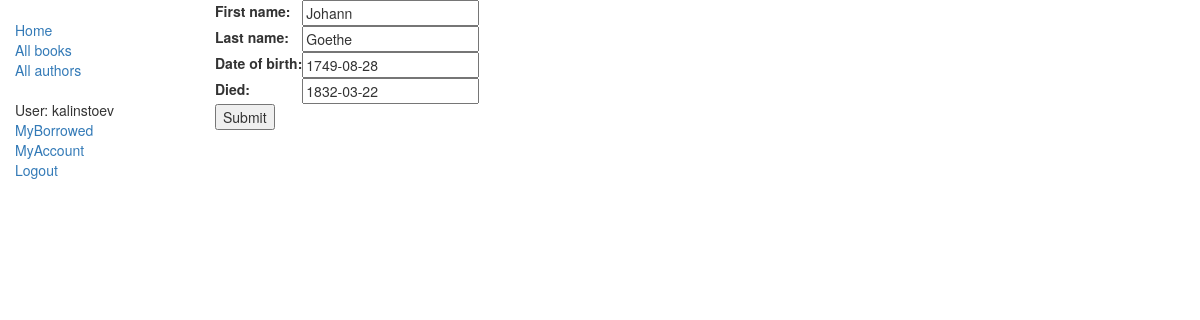
The page /catalog/author/2/update/ (signed in) on the database its author committed.
### catalog/models.py (models this page shows, shortened)
class Author(models.Model):
    first_name = models.CharField(max_length=100)
    last_name = models.CharField(max_length=100)
    date_of_birth = models.DateField(null=True, blank=True)
    date_of_death = models.DateField('died', null=True, blank=True)
    class Meta:
        ordering = ['first_name', 'last_name']

### catalog/views.py (the view)
# urls.py: path('author/<int:pk>/update/', views.AuthorUpdate.as_view(), name='author_update'),
class AuthorUpdate(PermissionRequiredMixin, UpdateView):
    model = Author
    fields = ['first_name', 'last_name', 'date_of_birth', 'date_of_death']
    permission_required = 'catalog.can_mark_returned'

### catalog/templates/catalog/author_form.html (shortened to what this page needs)
{% extends "base_generic.html" %}
{% block content %}
<form action="" method="post">
    <table>
    {{ form.as_table }}
    </table>
    <input type="submit" value="Submit" />
</form>
{% endblock %}

### catalog/templates/base_generic.html (shortened to what this page needs)
<!DOCTYPE html>
<html lang="en">
<head>
    {% include 'partials/head.html' %}
</head>
<body>
<div class="container-fluid">
<div class="row">
  <div class="col-sm-2">
  {% block sidebar %}
  <ul class="sidebar-nav">
    <li><a href="{% url 'index' %}">Home</a></li>
    <li><a href="{% url 'books' %}">All books</a></li>
    <li><a href="{% url 'authors' %}">All authors</a></li>
  </ul>
  <ul class="sidebar-nav">
   {% if user.is_authenticated %}
     <li>User: {{ user.get_username }}</li>
     <li><a href="{% url 'my-borrowed' %}">MyBorrowed</a></li>
     <li><a href="{% url 'user-profile' user.id%}">MyAccount</a></li>
     <li><a href="{% url 'logout'%}?next=/">Logout</a></li>
   {% else %}
     <li><a href="{% url 'login'%}?next={{request.path}}">Login</a></li>
     <li><a href="{% url 'register'%}">Register</a></li>
   {% endif %}
  </ul>
{% endblock %}
  </div>
  <div class="col-sm-10 ">
  {% block content %}{% endblock %}
  </div>
</div>
</div>
</body>
</html>

### catalog/static/css/styles.css (style rules this page uses)
.sidebar-nav { margin-top: 20px; padding: 0; list-style: none; }

### rows shown on the page
Author: first_name "Johann", last_name "Goethe", date_of_birth "1749-08-28", date_of_death "1832-03-22"

### other values the page prints
{{ user.get_username }} "kalinstoev"
